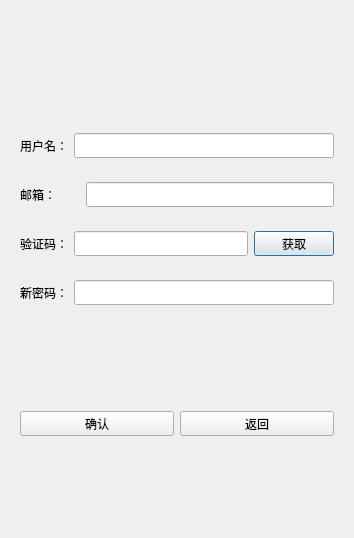
<?xml version="1.0" encoding="UTF-8"?>
<ui version="4.0">
 <class>ResetDialog</class>
 <widget class="QDialog" name="ResetDialog">
  <property name="geometry">
   <rect>
    <x>0</x>
    <y>0</y>
    <width>354</width>
    <height>538</height>
   </rect>
  </property>
  <property name="windowTitle">
   <string>Dialog</string>
  </property>
  <layout class="QVBoxLayout" name="verticalLayout">
   <item>
    <spacer name="verticalSpacer">
     <property name="orientation">
      <enum>Qt::Vertical</enum>
     </property>
     <property name="sizeHint" stdset="0">
      <size>
       <width>20</width>
       <height>40</height>
      </size>
     </property>
    </spacer>
   </item>
   <item>
    <widget class="QLabel" name="err_tip">
     <property name="minimumSize">
      <size>
       <width>0</width>
       <height>25</height>
      </size>
     </property>
     <property name="maximumSize">
      <size>
       <width>16777215</width>
       <height>25</height>
      </size>
     </property>
     <property name="text">
      <string/>
     </property>
     <property name="alignment">
      <set>Qt::AlignCenter</set>
     </property>
    </widget>
   </item>
   <item>
    <widget class="QWidget" name="widget" native="true">
     <layout class="QHBoxLayout" name="horizontalLayout">
      <item>
       <widget class="QLabel" name="user_lb">
        <property name="minimumSize">
         <size>
          <width>0</width>
          <height>25</height>
         </size>
        </property>
        <property name="maximumSize">
         <size>
          <width>16777215</width>
          <height>25</height>
         </size>
        </property>
        <property name="text">
         <string>用户名：</string>
        </property>
       </widget>
      </item>
      <item>
       <widget class="QLineEdit" name="user_edit">
        <property name="minimumSize">
         <size>
          <width>0</width>
          <height>25</height>
         </size>
        </property>
        <property name="maximumSize">
         <size>
          <width>16777215</width>
          <height>25</height>
         </size>
        </property>
       </widget>
      </item>
     </layout>
    </widget>
   </item>
   <item>
    <widget class="QWidget" name="widget_2" native="true">
     <layout class="QHBoxLayout" name="horizontalLayout_2">
      <item>
       <widget class="QLabel" name="email_lb">
        <property name="minimumSize">
         <size>
          <width>60</width>
          <height>25</height>
         </size>
        </property>
        <property name="maximumSize">
         <size>
          <width>60</width>
          <height>25</height>
         </size>
        </property>
        <property name="text">
         <string>邮箱：</string>
        </property>
       </widget>
      </item>
      <item>
       <widget class="QLineEdit" name="email_edit">
        <property name="minimumSize">
         <size>
          <width>0</width>
          <height>25</height>
         </size>
        </property>
        <property name="maximumSize">
         <size>
          <width>16777215</width>
          <height>25</height>
         </size>
        </property>
       </widget>
      </item>
     </layout>
    </widget>
   </item>
   <item>
    <widget class="QWidget" name="widget_3" native="true">
     <layout class="QHBoxLayout" name="horizontalLayout_3">
      <item>
       <widget class="QLabel" name="varify_lb">
        <property name="minimumSize">
         <size>
          <width>0</width>
          <height>25</height>
         </size>
        </property>
        <property name="maximumSize">
         <size>
          <width>16777215</width>
          <height>25</height>
         </size>
        </property>
        <property name="text">
         <string>验证码：</string>
        </property>
       </widget>
      </item>
      <item>
       <widget class="QLineEdit" name="varify_edit">
        <property name="minimumSize">
         <size>
          <width>0</width>
          <height>25</height>
         </size>
        </property>
        <property name="maximumSize">
         <size>
          <width>16777215</width>
          <height>25</height>
         </size>
        </property>
       </widget>
      </item>
      <item>
       <widget class="TimerBtn" name="varify_btn">
        <property name="minimumSize">
         <size>
          <width>0</width>
          <height>25</height>
         </size>
        </property>
        <property name="maximumSize">
         <size>
          <width>16777215</width>
          <height>25</height>
         </size>
        </property>
        <property name="text">
         <string>获取</string>
        </property>
       </widget>
      </item>
     </layout>
    </widget>
   </item>
   <item>
    <widget class="QWidget" name="widget_4" native="true">
     <layout class="QHBoxLayout" name="horizontalLayout_4">
      <item>
       <widget class="QLabel" name="pwd_lb">
        <property name="minimumSize">
         <size>
          <width>0</width>
          <height>25</height>
         </size>
        </property>
        <property name="maximumSize">
         <size>
          <width>16777215</width>
          <height>25</height>
         </size>
        </property>
        <property name="text">
         <string>新密码：</string>
        </property>
       </widget>
      </item>
      <item>
       <widget class="QLineEdit" name="pwd_edit">
        <property name="minimumSize">
         <size>
          <width>0</width>
          <height>25</height>
         </size>
        </property>
        <property name="maximumSize">
         <size>
          <width>16777215</width>
          <height>25</height>
         </size>
        </property>
       </widget>
      </item>
     </layout>
    </widget>
   </item>
   <item>
    <spacer name="verticalSpacer_2">
     <property name="orientation">
      <enum>Qt::Vertical</enum>
     </property>
     <property name="sizeHint" stdset="0">
      <size>
       <width>20</width>
       <height>40</height>
      </size>
     </property>
    </spacer>
   </item>
   <item>
    <widget class="QWidget" name="widget_5" native="true">
     <layout class="QHBoxLayout" name="horizontalLayout_5">
      <item>
       <widget class="QPushButton" name="sure_btn">
        <property name="minimumSize">
         <size>
          <width>0</width>
          <height>25</height>
         </size>
        </property>
        <property name="maximumSize">
         <size>
          <width>16777215</width>
          <height>25</height>
         </size>
        </property>
        <property name="text">
         <string>确认</string>
        </property>
       </widget>
      </item>
      <item>
       <widget class="QPushButton" name="return_btn">
        <property name="minimumSize">
         <size>
          <width>0</width>
          <height>25</height>
         </size>
        </property>
        <property name="maximumSize">
         <size>
          <width>16777215</width>
          <height>25</height>
         </size>
        </property>
        <property name="text">
         <string>返回</string>
        </property>
       </widget>
      </item>
     </layout>
    </widget>
   </item>
   <item>
    <spacer name="verticalSpacer_3">
     <property name="orientation">
      <enum>Qt::Vertical</enum>
     </property>
     <property name="sizeHint" stdset="0">
      <size>
       <width>20</width>
       <height>40</height>
      </size>
     </property>
    </spacer>
   </item>
  </layout>
 </widget>
 <customwidgets>
  <customwidget>
   <class>TimerBtn</class>
   <extends>QPushButton</extends>
   <header>timerbtn.h</header>
  </customwidget>
 </customwidgets>
 <resources/>
 <connections/>
</ui>
